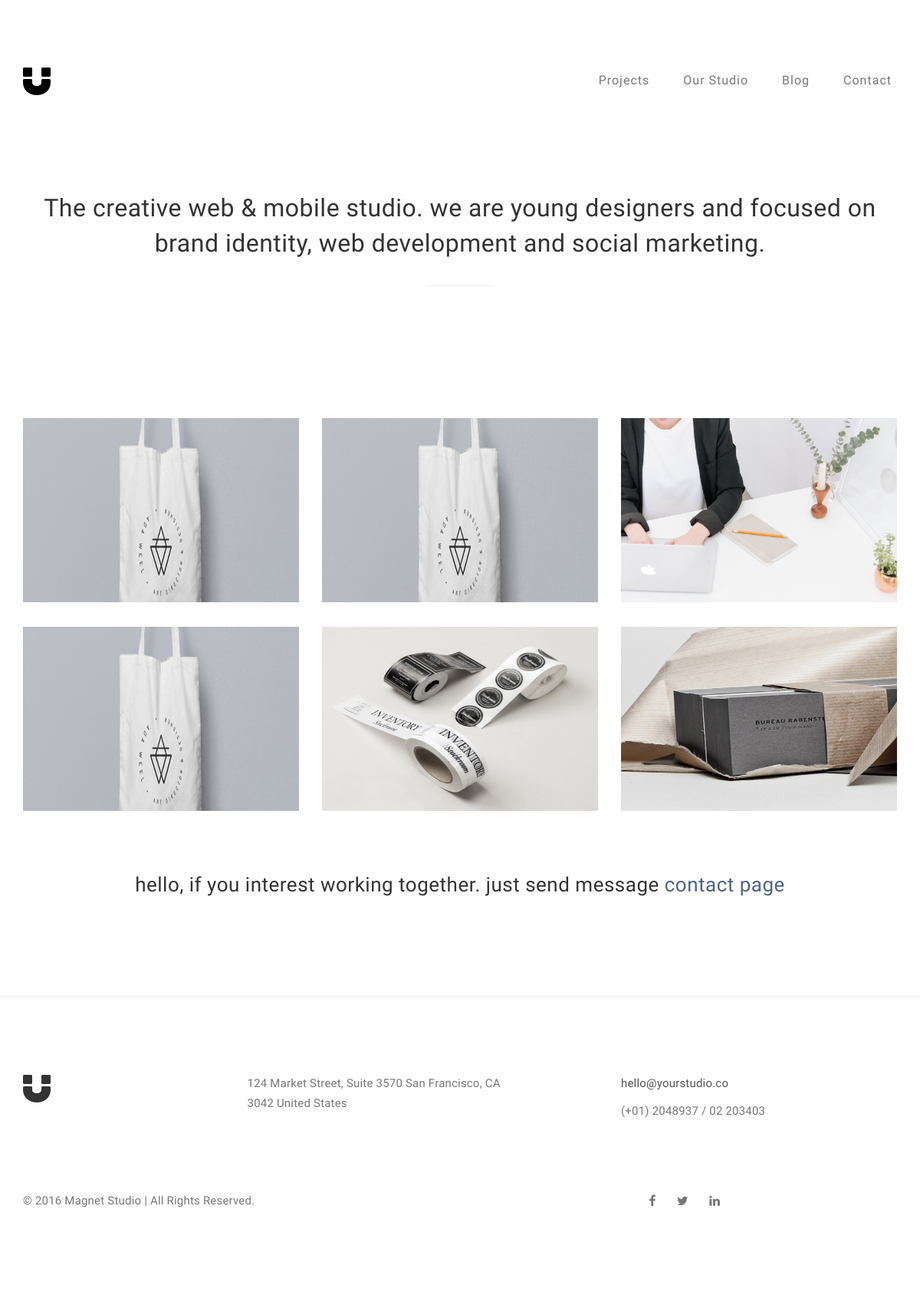
The app's page /, older data.
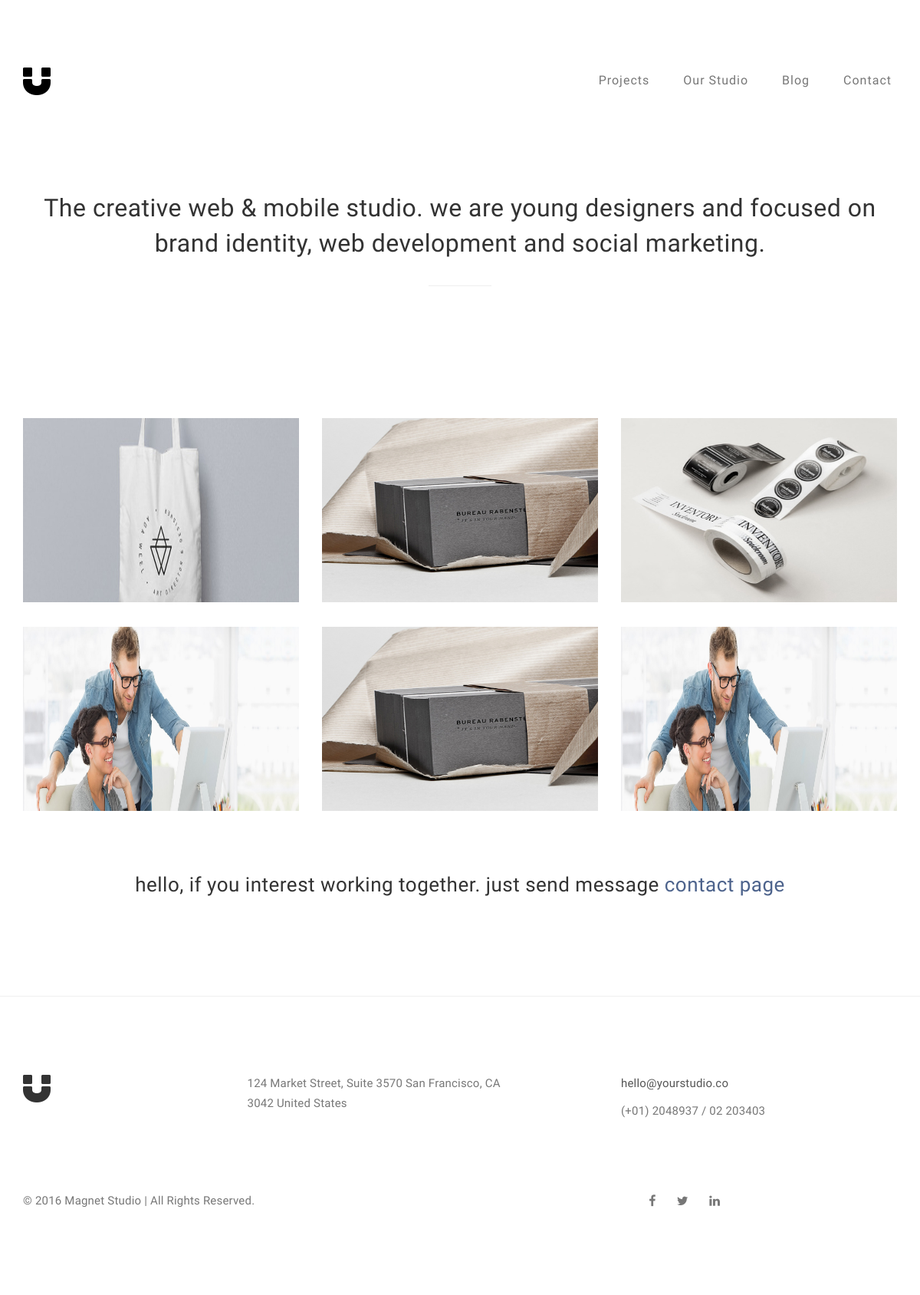
The same page, newer data.
### home/models.py (models this page shows, shortened)
class Projects(models.Model):
    main_content = models.TextField( blank=True, null=True)
    class Meta:
        verbose_name = 'Project'
        verbose_name_plural = 'Project'

class SingleProject(models.Model):
    project_name = models.CharField(max_length=100, blank=True, null=True)
    role = models.CharField(max_length=100,blank=True, null=True)
    date = models.DateTimeField(auto_now=True)
    agency = models.CharField(max_length=100, blank=True, null=True)
    content = models.CharField(max_length=100, blank=True, null=True)
    image1 = models.ImageField(upload_to='projects/', null=False, blank=False,)
    image2 = models.ImageField(upload_to='projects/', null=False, blank=False,)
    image3 = models.ImageField(upload_to='projects/', null=False, blank=False,)
    class Meta:
        verbose_name = 'Single Project'
        verbose_name_plural = 'Single Projects'

### home/views.py (the view)
# urls.py: path('', include('home.urls', namespace='home')),
def home(request):
    main_content=Projects.objects.all().first()
    projects=SingleProject.objects.all()
    context={
        'main_content':main_content,
        'projects':projects,
    }
    return render(request,'home/index.html',context=context)

### templates/Home/index.html (shortened to what this page needs)
{% extends 'base/base.html' %}
{% load static %}
{% block content %}
<section id="home">
     <div class="container">
          <div class="row">
               <div class="col-md-12 col-sm-12">
                    <h2>{{main_content.main_content}}</h2>
                    <hr>
               </div>
          </div>
     </div>
</section>
<section id="portfolio">
     <div class="container">
          <div class="row">
               {% for project in projects %}
               <div class="col-md-4 col-sm-6">
                    <a href="{% url 'home:single-project' project.project_name %}">
                         <div class="portfolio-thumb">
                              <img src="{{project.image1.url}}" class="img-responsive" alt="Portfolio" style="width: 360px;height:240px">
                         </div>
                    </a>
               </div>
               {% endfor %}
               <div class="col-md-12 col-sm-12 text-center">
                    <h3>hello, if you interest working together. just send message <a href="{% url 'contact:contact' %}">contact page</a></h3>
               </div>
          </div>
     </div>
</section>
{% endblock %}

### templates/Base/base.html (shortened to what this page needs)
{% load static %}
<!DOCTYPE html>
<html lang="en">
<head>
<link rel="stylesheet" href="{% static 'css/bootstrap.min.css' %}">
<link rel="stylesheet" href="{% static 'css/font-awesome.min.css' %}">
<link rel="stylesheet" href="{% static 'css/style.css' %}">
</head>
<body>
<div class="navbar navbar-default navbar-static-top" role="navigation">
     <div class="container">
          <div class="navbar-header">
               <a href="{% url 'home:home' %}" class="navbar-brand"><i class="fa fa-magnet"></i></a>
          </div>
          <div class="collapse navbar-collapse">
               <ul class="nav navbar-nav navbar-right">
                    <li><a href="{% url 'home:home' %}">Projects</a></li>
                    <li><a href="{% url 'about:about' %}">Our Studio</a></li>
                    <li><a href="{% url 'blog:blog' %}">Blog</a></li>
                    <li><a href="{% url 'contact:contact' %}">Contact</a></li>
               </ul>
          </div>
  </div>
</div>
{% block content %} {% endblock %}
<footer>
    <div class="container">
         <div class="row">
              <div class="col-md-3 col-sm-3">
                   <i class="fa fa-magnet"></i>
              </div>
              <div class="col-md-4 col-sm-4">
                   <p>124 Market Street, Suite 3570 San Francisco, CA 3042 United States</p>
              </div>
              <div class="col-md-offset-1 col-md-4 col-sm-offset-1 col-sm-3">
                   <p><a href="mailto:youremail@gmail.com">hello@yourstudio.co</a></p>
                   <p>(+01) 2048937 / 02 203403</p>
              </div>
              <div class="clearfix col-md-12 col-sm-12">
                   <hr>
              </div>
              <div class="col-md-6 col-sm-6">
                   <div class="footer-copyright">
                        <p>© 2016 Magnet Studio | All Rights Reserved.</p>
                   </div>
              </div>
              <div class="col-md-6 col-sm-6">
                   <ul class="social-icon">
                        <li><a href="#" class="fa fa-facebook"></a></li>
                        <li><a href="#" class="fa fa-twitter"></a></li>
                        <li><a href="#" class="fa fa-linkedin"></a></li>
                   </ul>
              </div>
         </div>
    </div>
</footer>
</body>
</html>

### static/css/style.css (style rules this page uses)
body { background: #ffffff; font-family: 'Work Sans', sans-serif; font-style: normal; font-weight: 300; overflow-x: hidden; }
h1,h2,h3,h4,h5,h6 { font-style: normal; font-weight: 300; letter-spacing: 0.5px; }
h2 { font-size: 32px; line-height: 46px; }
h3 { font-size: 26px; }
p { color: #777; font-size: 15px; font-weight: 300; line-height: 26px; letter-spacing: 0.2px; }
html { -webkit-font-smoothing: antialiased; }
a { color: #4d638c; -webkit-transition: 0.5s; -o-transition: 0.5s; transition: 0.5s; text-decoration: none !important; }
* { -webkit-box-sizing: border-box; -moz-box-sizing: border-box; box-sizing: border-box; }
*:before, *:after { -webkit-box-sizing: border-box; -moz-box-sizing: border-box; box-sizing: border-box; }
#portfolio, #about, #blog, #contact, #single-project, #blog-single-post { padding-top: 80px; padding-bottom: 120px; }
.navbar-default { background: #ffffff; padding: 18px 0; border: none; margin-top: 62px; }
.navbar-default .navbar-collapse, .navbar-default .navbar-form { border-color: transparent; }
.navbar-default .navbar-brand { padding-top: 6px; }
.navbar-default .navbar-brand .fa { color: #000; font-size: 42px; }
.navbar-default .navbar-nav li a { color: #777; font-size: 16px; letter-spacing: 1px; -webkit-transition: all 0.4s ease-in-out; transition: all 0.4s ease-in-out; padding-right: 22px; padding-left: 22px; }
#home { background-size: cover; background-position: center center; display: -webkit-box; display: -webkit-flex; display: -ms-flexbox; display: flex; -webkit-box-align: center; -webkit-align-items: center; -ms-flex-align: center; align-items: center; position: relative; text-align: center; padding-top: 60px; padding-bottom: 40px; }
#home hr { width: 82px; margin-top: 32px; }
#portfolio .portfolio-thumb { position: relative; padding: 0; margin-top: 32px; }
#portfolio .text-center { padding-top: 62px; }
footer { border-top: 1px solid #f0f0f0; padding: 100px 0px; position: relative; }
footer .col-md-3 .fa { font-size: 42px; }
footer a { color: #555; }
footer hr { border-color: #ffffff; margin-top: 42px; margin-bottom: 22px; }
footer .footer-copyright { padding-top: 16px; }
.social-icon { position: relative; padding: 0; margin: 0; text-align: center; }
.social-icon li { display: inline-block; list-style: none; }
.social-icon li a { color: #777; cursor: pointer; font-size: 16px; text-decoration: none; transition: all 0.4s ease-in-out; text-align: center; vertical-align: middle; position: relative; margin: 22px 12px 10px 12px; }

Row changes from the older to the newer data that the page shows:
changed SingleProject (number 2 of 6 on the later page): image1: a different picture
changed SingleProject (number 3 of 6 on the later page): image1: a different picture
changed SingleProject (number 4 of 6 on the later page): image1: a different picture
changed SingleProject (number 5 of 6 on the later page): image1: a different picture
changed SingleProject (number 6 of 6 on the later page): image1: a different picture
